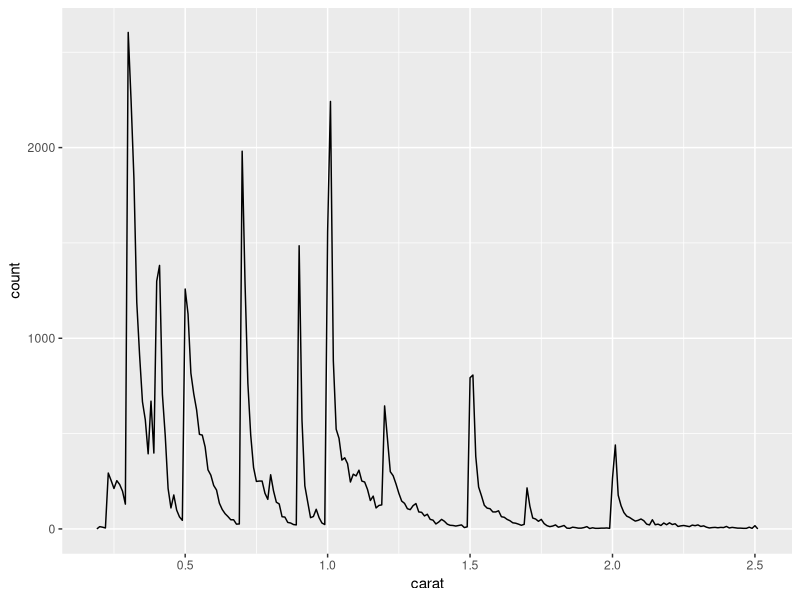
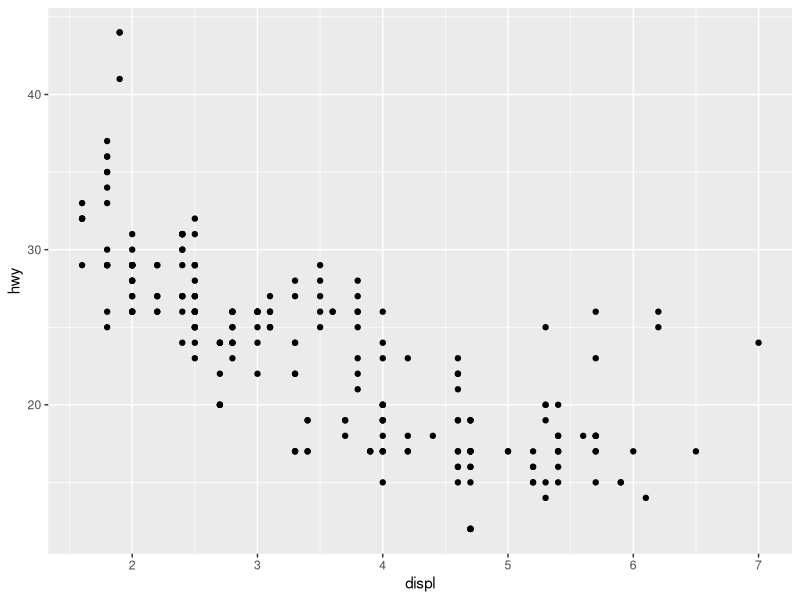

These figures' R source, in order:
## ---- chunk 1
knitr::opts_chunk$set(echo = TRUE)
## ---- chunk 2
library(ggplot2)
library(dplyr)
smaller <- diamonds %>% 
  filter(carat <= 2.5)
## ---- chunk 3
smaller %>% 
  ggplot(aes(carat)) + 
  geom_freqpoly(binwidth = 0.01)
## ---- chunk 4

library(tidyverse)

ggplot(data = mpg) + 
  geom_point(mapping = aes(x = displ, y = hwy))

filter(mpg, cyl == 8)
filter(diamonds, carat > 3)

## ---- chunk 5

knitr::kable(
  mtcars[19:21, ],
  caption = "A knitr kable.",
  )

